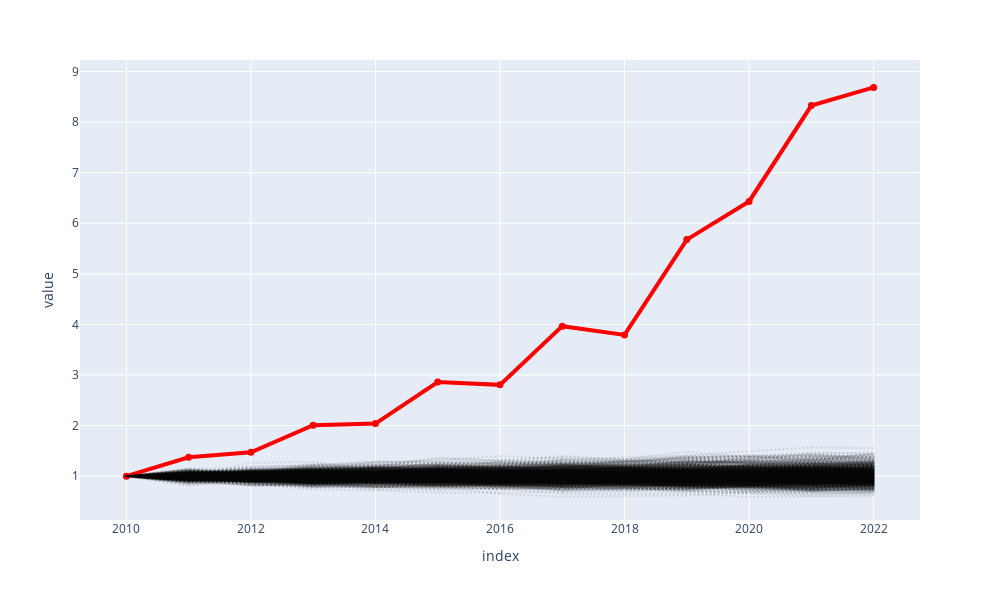

Source (notebook cell):
### Code cell
# plot_time_series(df, title="Factor vs Noise", ylabel="NAV", xlabel="Year", filename="factor_vs_noise.png")
import plotly.express as px
import matplotlib.pyplot as plt

factor = f"predicted_normalized_return"
factor_series = pd.Series(timelines[factor].get_cumulative_returns(), name=factor)
noise_series = [pd.Series(timelines[f"noise_{i}"].get_cumulative_returns(), name=f"noise_{i}") for i in range(num_noise)]

df = pd.concat([factor_series] + noise_series, axis=1)

# Create the line chart for the noise series only
fig = px.line(df, y=[col for col in df.columns if col.startswith('noise_')])

# Update the traces for the noise lines to be black and less prominent
noise_opacity = 0.1  # Semi-transparent
for trace in fig.data:
    trace.update(line=dict(color="black", width=2, dash="dot"), opacity=noise_opacity)

# Now, add the factor line separately to ensure it's on top
fig.add_scatter(x=df.index, y=df[factor], mode='lines+markers', name=factor,
                line=dict(color='red', width=4),
                marker=dict(size=7, color='red'))

fig.update_layout(
        autosize=False,
        width=1000,
        height=600,
        hovermode="closest",
        showlegend=False,
    )
fig.show()
